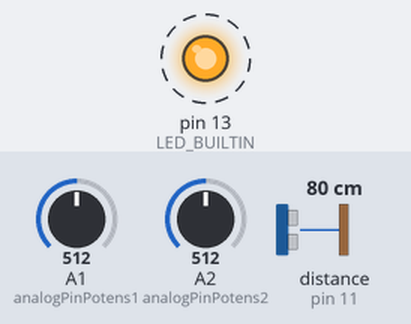
The program below on a simulated Arduino Uno, built with avr-gcc and run on an emulated ATmega328P. Parts: output pins drawn as LEDs (lit = HIGH). Wiring (inferred from the names in the program): ultrasonic range finder: trigger pin 10; echo pin 11. Dashed ring = blinking. The test bench sets the inputs (shaded band); at power-on: A2 (analogPinPotens2) = 512, A1 (analogPinPotens1) = 512, distance to the obstacle (sensor on pin 11) 80 cm. The echo pulse lasts 58.3 µs per cm; pins used as bus, display or sensor lines are not drawn; what the program prints to the serial monitor is not drawn.

Above: at 7.2 s.
7.3 s: A2 (analogPinPotens2) set to 110
10.3 s: A2 (analogPinPotens2) set to 94
Timing chart, 0 to 20.3 s (numbered marks = the images above; inputs shaded):
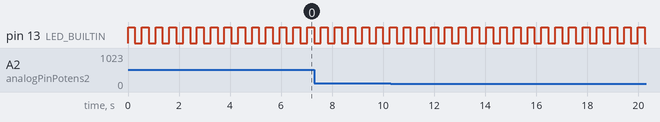

The program:

main.cpp
```cpp
#include <Arduino.h>

// Include Arduino FreeRTOS library
#include <Arduino_FreeRTOS.h>

// Include queue support
#include <queue.h>

TaskHandle_t taskBlinkHandle;
TaskHandle_t taskReadAnalog1;
TaskHandle_t taskReadDist;

int analogPinPotens1 = A1;
int analogPinPotens2 = A2;

const int trigPin = 10;
const int echoPin = 11;

int getDistance()
{
  int duration;
  int distance;

  digitalWrite(trigPin, LOW);
  delayMicroseconds(2);

  digitalWrite(trigPin, HIGH);
  delayMicroseconds(10);
  digitalWrite(trigPin, LOW);

  duration = pulseIn(echoPin, HIGH);

  Serial.println("duration:");
  Serial.println(duration);

  distance = duration * 0.034 / 2;
}

void TaskBlink(void *pvParameters)
{
  (void)pvParameters;

  pinMode(LED_BUILTIN, OUTPUT);

  for (;;)
  {
    digitalWrite(LED_BUILTIN, HIGH);
    vTaskDelay(250 / portTICK_PERIOD_MS);
    digitalWrite(LED_BUILTIN, LOW);
    vTaskDelay(250 / portTICK_PERIOD_MS);
  }
}

void TaskReadAnalog1(void *pvParameters)
{
  (void)pvParameters;

  int poten_1val;
  // pinMode(LED_BUILTIN, OUTPUT);

  for (;;)
  {
    poten_1val = analogRead(analogPinPotens1); // read the input pin
    Serial.println(poten_1val);
  }
}

void TaskReadDist(void *pvParameters)
{
  (void)pvParameters;

  int distanceRead;

  int simu_distanceRead;

  pinMode(trigPin, OUTPUT);
  pinMode(echoPin, INPUT);

  int poten_2val;

  for (;;)
  {
    // motorVal = 10;
    // analogWrite(motorPin, motorVal);

    distanceRead = getDistance();
    Serial.println("distanceRead:");
    Serial.println(distanceRead);

    poten_2val = analogRead(analogPinPotens2); // read the input pin
    Serial.println(poten_2val);
  }
}

void setup()
{
  // put your setup code here, to run once:

  xTaskCreate(TaskBlink, // Task function
              "Blink",   // Task name
              128,       // Stack size
              NULL,
              0,                 // Priority
              &taskBlinkHandle); // Task handler

  xTaskCreate(TaskReadAnalog1, // Task function
              "ReadAnalog1",   // Task name
              128,             // Stack size
              NULL,
              1,                 // Priority
              &taskBlinkHandle); // Task handler

  xTaskCreate(TaskReadDist, // Task function
              "ReadDist",   // Task name
              128,          // Stack size
              NULL,
              3,                 // Priority
              &taskBlinkHandle); // Task handler

  Serial.begin(9600);
  digitalWrite(10, HIGH);
}

void loop()
{
  // Serial.println("alo1 :");
  // // put your main code here, to run repeatedly:
  // digitalWrite(blikerpinFaridy, LOW);
  // delay(1000);
  // digitalWrite(blikerpinFaridy, HIGH);
  // delay(1000);
  // Serial.println("alo :");
}
```

example-1.cpp
```cpp
// // #include <Arduino.h>

// // const int blinker = 13;

// // void setup()
// // {
// //   // put your setup code here, to run once:

// //   Serial.begin(9600);
// //   digitalWrite(10, HIGH);
// // }

// // void loop()
// // {
// //   // put your main code here, to run repeatedly:
// //   digitalWrite(blinker, LOW);
// //   delay(10000);
// //   digitalWrite(blinker, HIGH);
// //   delay(10000);
// //   Serial.println("distance :");
// // }

// #include <Arduino_FreeRTOS.h>

// // define two tasks for Blink & AnalogRead
// void TaskBlink(void *pvParameters);
// void TaskAnalogRead(void *pvParameters);

// // the setup function runs once when you press reset or power the board
// void setup()
// {

//   // Now set up two tasks to run independently.
//   xTaskCreate(
//       TaskBlink, (const portCHAR *)"Blink" // A name just for humans
//       ,
//       128 // Stack size
//       ,
//       NULL, 2 // priority
//       ,
//       NULL);

//   xTaskCreate(
//       TaskAnalogRead, (const portCHAR *)"AnalogRead", 128 // This stack size can be checked & adjusted by reading Highwater
//       ,
//       NULL, 1 // priority
//       ,
//       NULL);

//   // Now the task scheduler, which takes over control of scheduling individual tasks, is automatically started.
// }

// void loop()
// {
//   // Empty. Things are done in Tasks.
// }

// /*--------------------------------------------------*/
// /*---------------------- Tasks ---------------------*/
// /*--------------------------------------------------*/

// void TaskBlink(void *pvParameters) // This is a task.
// {
//   (void)pvParameters;

//   // initialize digital pin 13 as an output.
//   pinMode(13, OUTPUT);

//   for (;;) // A Task shall never return or exit.
//   {
//     digitalWrite(13, HIGH);                // turn the LED on (HIGH is the voltage level)
//     vTaskDelay(1000 / portTICK_PERIOD_MS); // wait for one second
//     digitalWrite(13, LOW);                 // turn the LED off by making the voltage LOW
//     vTaskDelay(1000 / portTICK_PERIOD_MS); // wait for one second
//   }
// }

// void TaskAnalogRead(void *pvParameters) // This is a task.
// {
//   (void)pvParameters;

//   // initialize serial communication at 9600 bits per second:
//   Serial.begin(9600);

//   for (;;)
//   {
//     // read the input on analog pin 0:
//     int sensorValue = analogRead(A0);
//     // print out the value you read:
//     Serial.println(sensorValue);
//     vTaskDelay(1); // one tick delay (15ms) in between reads for stability
//   }
// }

// // #include <Arduino.h>

// // void setup() {
// //   // put your setup code here, to run once:
// // }

// // void loop() {
// //   // put your main code here, to run repeatedly:
// // }
```

terminal-test.cpp
```cpp
// #include <Arduino.h>

// const int blinker = 13;

// void setup()
// {
//     // put your setup code here, to run once:

//     Serial.begin(9600);
//     digitalWrite(10, HIGH);
// }

// void loop()
// {
//     Serial.println("alo1 :");
//     // put your main code here, to run repeatedly:
//     digitalWrite(blinker, LOW);
//     delay(1000);
//     digitalWrite(blinker, HIGH);
//     delay(1000);
//     Serial.println("alo :");
// }
```

Measured:
- by itself, pin 13 (LED_BUILTIN): alternates HIGH for 0.27 s and LOW for 0.27 s
